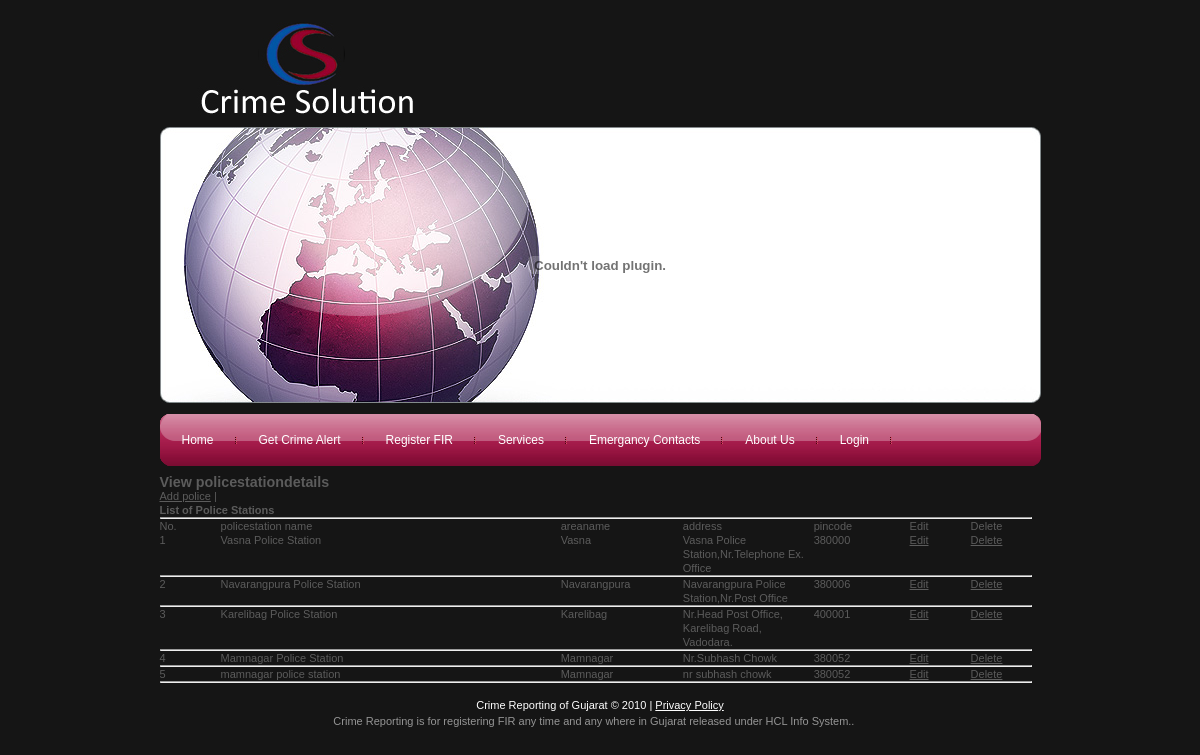
The page /viewInbox.php on the database as committed earlier.
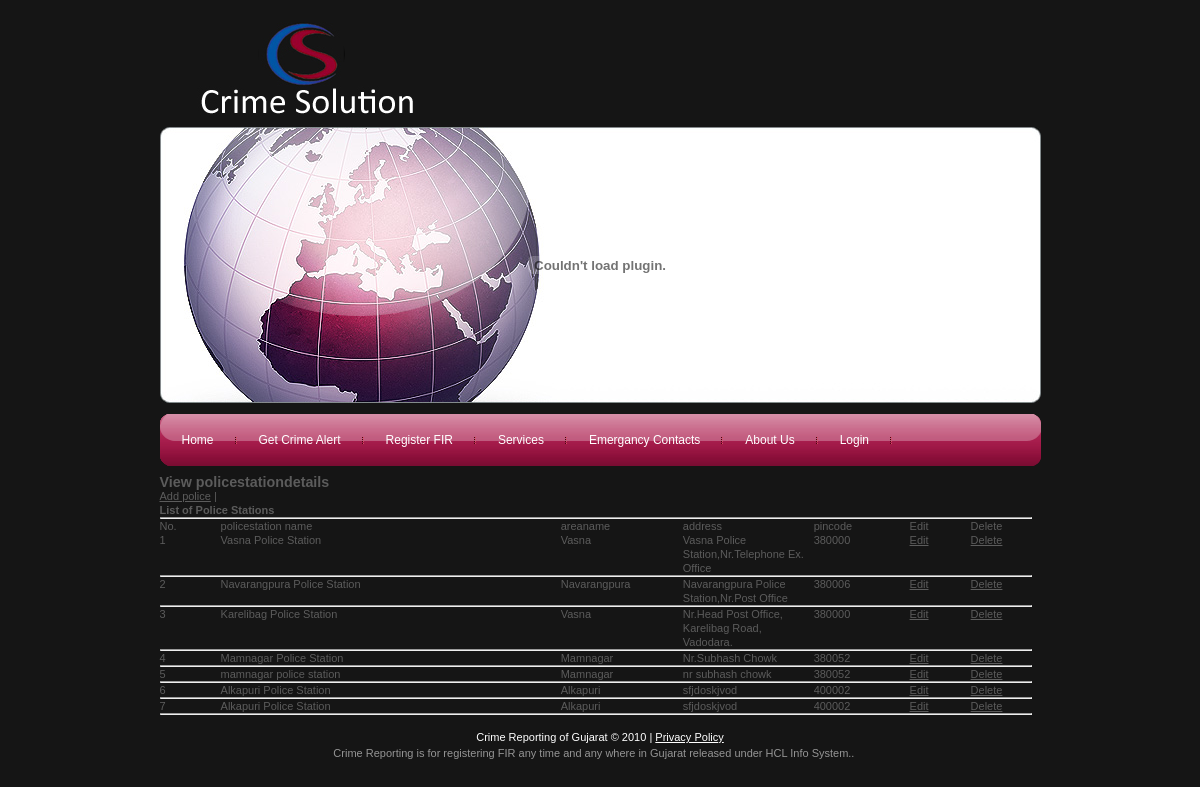
The same page on the database as committed later.
### tables this page shows
CREATE TABLE `mstr_policestation` (
  `poilcestation_id` int(10) unsigned NOT NULL auto_increment,
  `area_id` int(10) unsigned NOT NULL,
  `address` varchar(255) NOT NULL,
  `contact_no` int(10) unsigned NOT NULL,
  `Email_id` varchar(255) NOT NULL,
  `contact_person` varchar(45) NOT NULL,
  `starting_date` datetime NOT NULL,
  `policestation_name` varchar(45) NOT NULL,
  `city_id` int(10) unsigned NOT NULL,
  PRIMARY KEY  (`poilcestation_id`),
  KEY `FK_mstr_policestation_1` (`area_id`),
  KEY `FK_mstr_policestation_2` (`city_id`),
  CONSTRAINT `FK_mstr_policestation_1` FOREIGN KEY (`area_id`) REFERENCES `mstr_area` (`area_id`),
  CONSTRAINT `FK_mstr_policestation_2` FOREIGN KEY (`city_id`) REFERENCES `mstr_city` (`city_id`)
);

CREATE TABLE `mstr_area` (
  `area_id` int(10) unsigned NOT NULL auto_increment,
  `area_name` varchar(45) NOT NULL,
  `pincode` int(10) unsigned NOT NULL,
  `city_id` int(10) unsigned NOT NULL,
  PRIMARY KEY  (`area_id`),
  KEY `FK_mstr_area_1` (`city_id`),
  CONSTRAINT `FK_mstr_area_1` FOREIGN KEY (`city_id`) REFERENCES `mstr_city` (`city_id`)
);

### viewInbox.php (the view, shortened to what this page needs)
<?php
include("header.php");
$selectAllUserQuery = "select *from mstr_policestation mp,mstr_area a where a.area_id = mp.area_id";
$resultSet = mysql_query($selectAllUserQuery) or die(mysql_error());
?>
      <h1>View policestationdetails </h1>  <a href="policestationdetail.php">Add police</a> |
      <table width="99%">
        <tr>
          <th colspan="8" class="first"><strong>List of Police Stations</strong></th>
        </tr>
		<tr>
	  <td colspan="7"><hr /></td>
	  </tr>
        <tr>
          	<td width="7%">No.</td>
			<td width="39%">policestation name</td>
			<td width="14%">areaname	</td>
			<td width="15%">address</td>
			<td width="11%">pincode</td>
			<td width="7%">Edit</td>
			<td width="7%">Delete</td>
        </tr>
        <?php
	$i=1;
	while($record = mysql_fetch_array($resultSet))
	{
	?>
	<tr>
		<td>
		<?php echo $i++; ?></td>
		<td><?php echo $record["policestation_name"];?></td>
		<td><?php echo $record["area_name"];?></td>
		<td><?php echo $record["address"];?></td>
		<td><?php echo $record["pincode"];?></td>
		<td><a href="editpolicestation.php?psname=<?php echo $record["policestation_name"];?>">
		Edit</a>
		</td>
	    <td><a href="deletepolicestation.php?psname=<?php echo $record["policestation_name"];?>">       Delete</a></td>
  </tr>
	<tr>
	  <td colspan="7"><hr /></td>
	  </tr>
<?php
}
?>
</table>
    </div>
<?php include("footer.php");?>

Rows that differ between the two databases and show on the page:
changed mstr_policestation "Karelibag Police Station": area.area_name "Karelibag" → "Vasna"; area.pincode "400001" → "380000"
added mstr_policestation: policestation_name "Alkapuri Police Station", area.area_name "Alkapuri", address "sfjdoskjvod", area.pincode "400002"
added mstr_policestation: policestation_name "Alkapuri Police Station", area.area_name "Alkapuri", address "sfjdoskjvod", area.pincode "400002"
